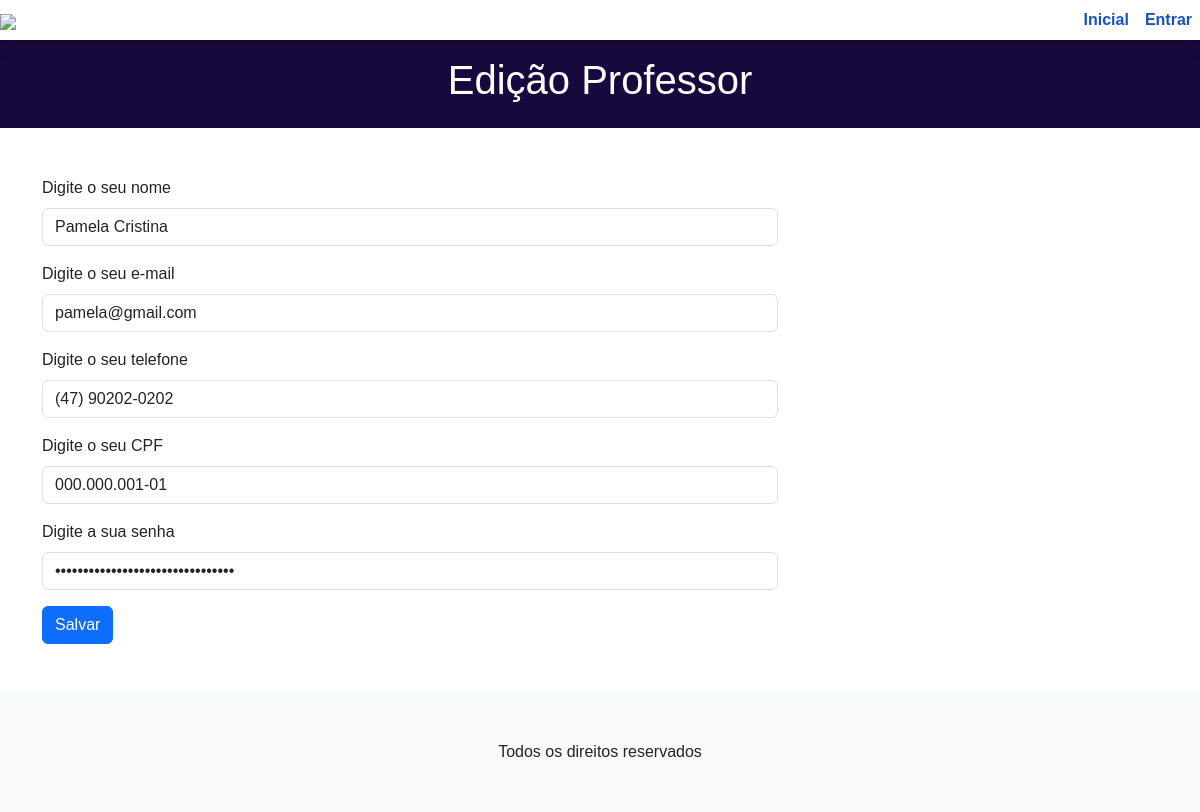
Page /professor_cadastro.php?id=1 on the committed database.
### tables this page shows
CREATE TABLE `professores` (
  `idProfessor` int NOT NULL AUTO_INCREMENT,
  `nome` varchar(250) NOT NULL,
  `email` varchar(250) NOT NULL,
  `telefone` varchar(20) NOT NULL,
  `cpf` varchar(14) NOT NULL,
  `senha` varchar(255) DEFAULT NULL,
  PRIMARY KEY (`idProfessor`),
  UNIQUE KEY `idProfessor_UNIQUE` (`idProfessor`)
);

### professor_cadastro.php (the view, shortened to what this page needs)
<?php
include __DIR__ . "/header.php";
try {
    if (isset($_GET['id'])) {
        include_once __DIR__ . "/config/connection.php";
        $id = $_GET['id'];
        $sql = "SELECT * FROM professores WHERE idProfessor = :id";
        $mysql = $pdo->prepare($sql);
        $mysql->bindParam(":id", $id);
        $mysql->execute();
        $professor = $mysql->fetch(PDO::FETCH_ASSOC);
    }
} catch (\Throwable $th) {
    var_dump($th);
    exit();
}
?>
<main>
<div class="container-fluid p-3" style="background-color: #17093e;">
        <h1 class=" text-black text-center text-light"
            style="color: white !important;">
            <?php echo isset($professor['idProfessor']) ? 'Edição': 'Cadastro'; ?> Professor
        </h1>
    </div>
    <div class="container py-5">
        <div class="row">
            <div class="col-md-8">
                <form id='form'  action="professor_cadastro.php?id=<?php echo $professor['idProfessor']; ?>" method="post">
                    <div>
                        <label for="form_nome" class="form-label">Digite o seu nome</label>
                        <input id="form_nome" value="<?php echo isset($professor['nome']) ? $professor['nome'] : ''; ?>" type="text" placeholder="Nome completo" name="nome" class="form-control" required>
                    </div>
                    <div class="mt-3">
                        <label for="form_email" class="form-label">Digite o seu e-mail</label>
                        <input id="form_email" value="<?php echo isset($professor['email']) ? $professor['email'] : ''; ?>" type="email" placeholder="eu@examepl.com" name="email" class="form-control" required>
                    </div>
                    <div class="mt-3">
                        <label for="form_telefone" class="form-label">Digite o seu telefone</label>
                        <input id="form_telefone" value="<?php echo isset($professor['telefone']) ? $professor['telefone'] : ''; ?>" type="text" placeholder="DDD + Completo" name="telefone" class="form-control" required>
                    </div>
                    <div class="mt-3">
                        <label for="form_cpf" class="form-label">Digite o seu CPF</label>
                        <input id="form_cpf" value="<?php echo isset($professor['cpf']) ? $professor['cpf'] : ''; ?>" type="text" placeholder="CPF" name="cpf" class="form-control" required>
                    </div>
                    <div class="mt-3">
                        <label for="form_senha" class="form-label">Digite a sua senha</label>
                        <input id="form_senha" value="<?php echo isset($professor['senha']) ? $professor['senha'] : ''; ?>" type="password" placeholder="Senha" name="senha" class="form-control" required>
                    </div>
                    <div class="">
                        <input type="submit" class="btn btn-primary mt-3" value="Salvar">
                    </div>
                </form>
            </div>
            <div class="col-md-3">
            </div>
        </div>
    </div>
</main>
<?php
include __DIR__ . "/footer.php";
?>

### rows in the picture
professores: nome "Pamela Cristina", email "pamela@gmail.com", telefone "(47) 90202-0202", cpf "000.000.001-01"
